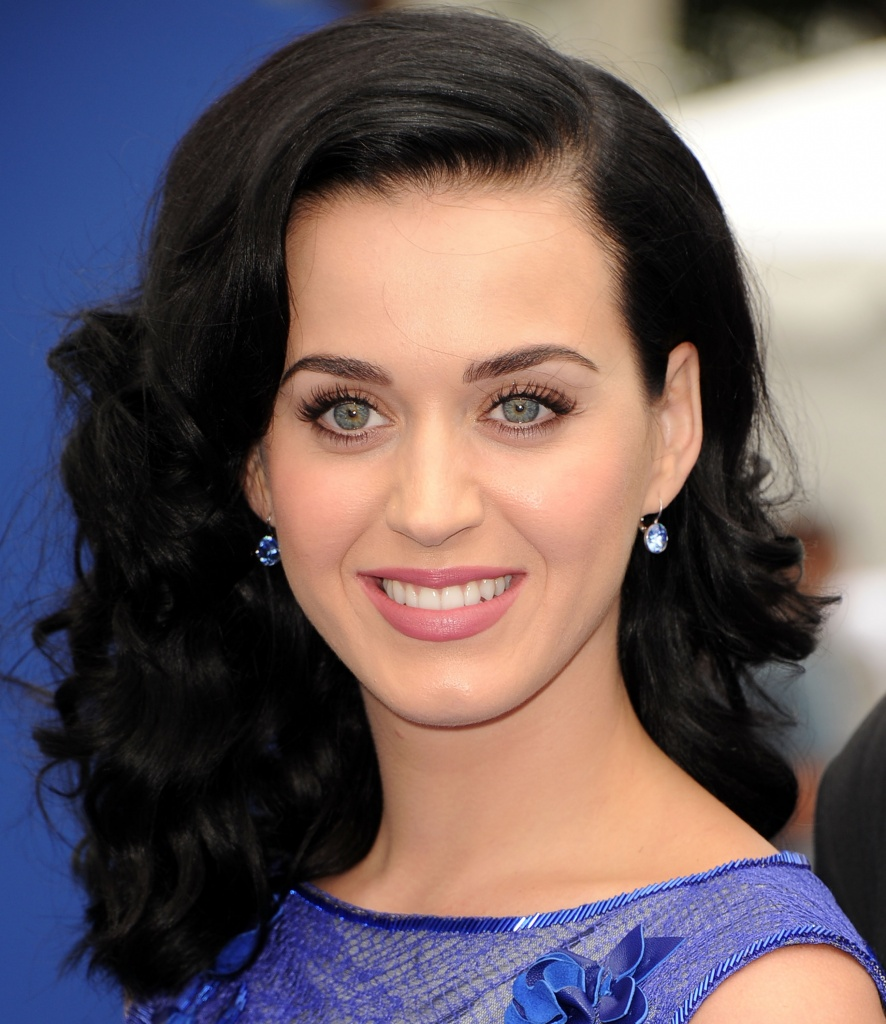
#> input picture faces_to_compare/katy_perry.jpg, 886 x 1024 px; its folder holds only this picture in this run
$ jupyter execute --allow-errors Face_Comparison.ipynb   (shell and % lines are left out)
#> lines starting #> are read from the running program, lines starting #| are printed output that depends on the picture; long printed decimals are rounded
[cell 1]
#!pip install -q opencv-python #this module to use as computer vision
#!pip install -q pillow        # To manipulate pictures
#!pip install -q keras         # we use Keras as NN to make photo comparisons
#!pip install -q keras_vggface # Pre-trainned model VGGFace containing around 147M parameters
#!pip install -q scipy         # we will use it to calculate distance between resulted vectors

[cell 2]
#!pip install -q plaidml
#PlaidML is a modules used as Backend for Keras it enables processing at your GPU
#Once installed dont forget to  run plaidml-setup  from command promt and follow steps to enable GPU backend
#You can skip this step and use CPU

[cell 3]
#importing all modules we will need
import cv2
import numpy as np
import math
#!------ vvvvvvv comment section delow if you dont used PLAID as backend or if you use TensorFlow
import os
os.environ["KERAS_BACKEND"] = "plaidml.keras.backend"
#!------^^^^^^^^^^
from PIL import Image
import matplotlib.pyplot as plt
from matplotlib.patches import Rectangle

from keras_vggface.utils import preprocess_input
from keras_vggface.vggface import VGGFace
from scipy.spatial.distance import cosine

[cell 4]
path = 'faces_to_compare' #folder with photos for comparison

# we will use Cascade classifier from OpenCV to detect face and eyes.
faceCascade = cv2.CascadeClassifier('haar_cascade.xml')
eyeCascade = cv2.CascadeClassifier('haarcascade_eye.xml')

[cell 5]
myList = os.listdir(path)
images = []
names = []
for cl in myList:
    if os.path.splitext(cl)[1].lower() == '.jpg':
        #print(os.path.splitext(cl)[0])
        curImg = cv2.imread(f'{path}/{cl}')
#> curImg is the input picture: shape (1024, 886, 3); mean B, G, R 95.9, 92.1, 106.4
        images.append(curImg)
        names.append(os.path.splitext(cl)[0])

[cell 6]
def show_photos(photo_list):
    plt.figure(figsize=(12,4))
    ax = plt.gca()
    for idx, img in enumerate(photo_list):
        ax = plt.subplot(1, len(photo_list), idx +1)
        ax.imshow(images[idx])
        ax.set_title(names[idx])
#> this loop made 1 pass
    plt.show()

def area(loc):
    return loc[2]*loc[3]

def euclidean_distance(a, b):
    x1 = a[0]; y1 = a[1]
    x2 = b[0]; y2 = b[1]
    return math.sqrt(((x2 - x1) * (x2 - x1)) + ((y2 - y1) * (y2 - y1)))

Let's see photos we are going to compare. We have example where the same person has different look such as  hear color and length and also heavy makeup. And another person to compare the difference.

[cell 7]
show_photos(images)

### Face aligment

This step is not nessesary as the VGGFace model was trained on diffrenet head tilt and rotation soit should be able to spot the features. But for the sake of fun lets recall school geomentry.

[cell 8]
for idx, img in enumerate(images):
    gray = cv2.cvtColor(img, cv2.COLOR_BGR2GRAY)
    gray = cv2.blur(gray, (2,2))
    ax = plt.subplot(1, len(images), idx +1)
    # To use cascade method we need to covert in gray scale
    eyes = eyeCascade.detectMultiScale(gray, 1.5, 5)
    eyes = sorted(eyes, key=lambda x: x[2], reverse=True)[:2] # sort by width and take two widest
    #print(eyes)
    index = 0

    # eyes location given as coordinates of topleft corner and  width and height of the box
    for (x, y, w, h) in eyes:
       if index == 0:
          eye_1 = (x, y, w, h)
       elif index == 1:
          eye_2 = (x, y, w, h)
       eye_box = Rectangle((x, y), w, h, fill=False, color='green')
       ax.add_patch(eye_box)
       index = index + 1

    ax.imshow(images[idx])

    #we need to identify which eye is left/right so we know in which direction we need to rotate
    if eye_1[0] <= eye_2[0]:
       left_eye = eye_1
       right_eye = eye_2
    else:
       left_eye = eye_2
       right_eye = eye_1

    left_eye_center = (int(left_eye[0] + (left_eye[2] / 2)), int(left_eye[1] + (left_eye[3] / 2)))
    left_eye_x = left_eye_center[0]; left_eye_y = left_eye_center[1]

    right_eye_center = (int(right_eye[0] + (right_eye[2]/2)), int(right_eye[1] + (right_eye[3]/2)))
    right_eye_x = right_eye_center[0]; right_eye_y = right_eye_center[1]

    if left_eye_y < right_eye_y:
       point_3rd = (right_eye_x, left_eye_y)
       direction = -1 #rotate same direction to clock
    else:
       point_3rd = (left_eye_x, right_eye_y)
       direction = 1 #rotate inverse direction of clock

    a = euclidean_distance(left_eye_center, point_3rd)
    b = euclidean_distance(right_eye_center, left_eye_center)
    c = euclidean_distance(right_eye_center, point_3rd)

    cos_a = (b*b + c*c - a*a)/(2*b*c)
    angle = np.arccos(cos_a) # here we have radians
    #need to convert to degree
    angle = (angle * 180) / math.pi
    print("angle:", angle,"degree")

    if direction == -1:
        angle = 90 - angle
    else:
        angle *= -1


    new_img = Image.fromarray(img)
    images[idx] = np.array(new_img.rotate(angle))
#> this loop made 1 pass
#> (eyes, left_eye_x, left_eye_y, right_eye_x, right_eye_y, direction) on pass 1: ([[450, 325, 152, 152], [272, 333, 152, 152]], 348, 409, 526, 401, 1)
#| angle: 2.573 degree
#> pass 1, `gray = cv2.cvtColor(img, cv2.COLOR_BGR2GRAY)`:
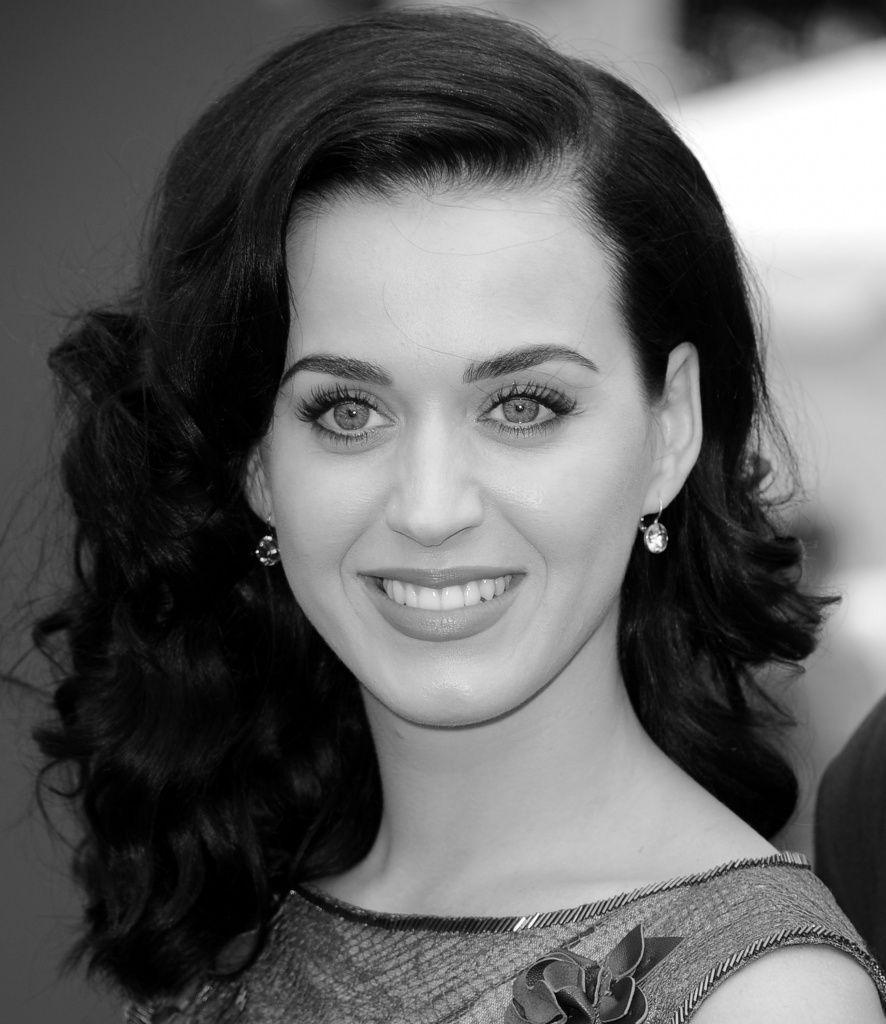
#> gray: shape (1024, 886); min 0, max 255, mean 96.8
#> after the loop, images = 1 item

show_photos(images)
#> the loop in show_photos (call 2), `for idx, img in enumerate(photo_list):` made 1 pass
#> in show_photos (call 2), `plt.show()`:
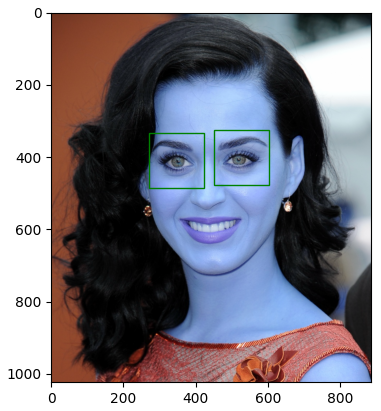
#> figure drawn by matplotlib, 1 panel; B, G, R data is drawn as R, G, B
#> in show_photos (call 2), `plt.show()`:
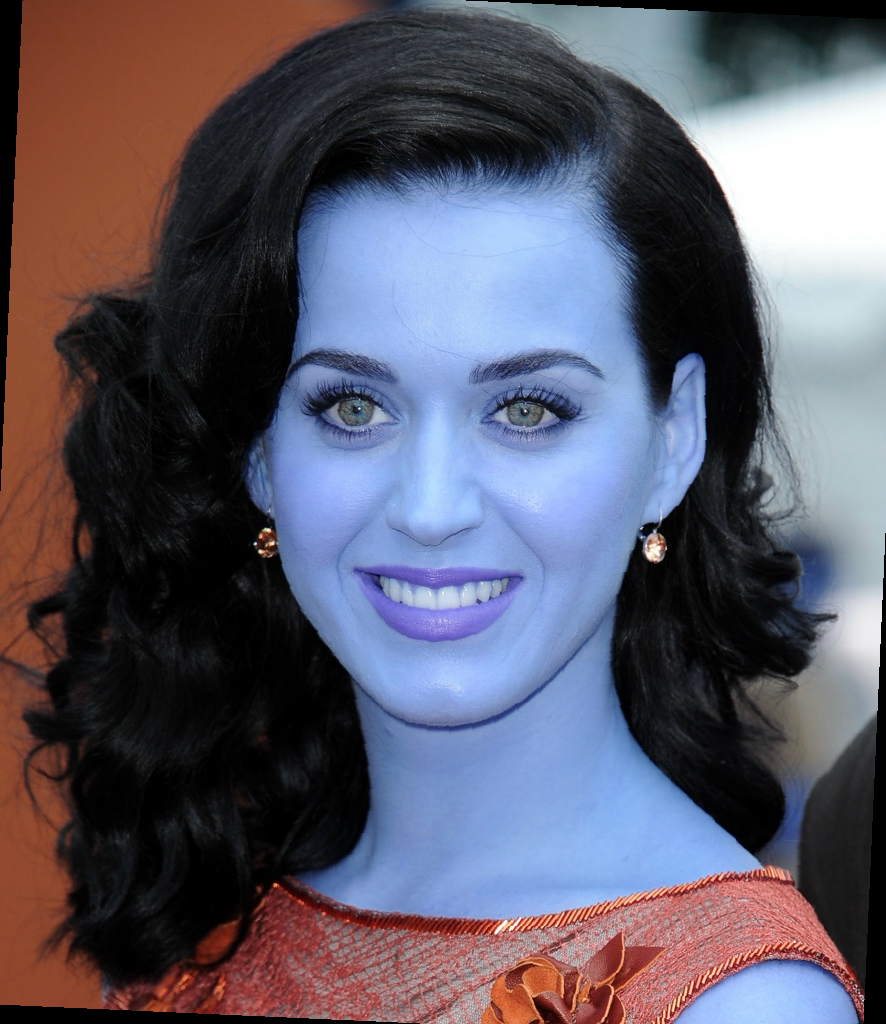
#> shown: shape (1024, 886, 3); mean R, G, B 92.5, 89.5, 103.8

Now we have all faces upright. We can rpoceed with face detection and extraction.

### Face detection and extraction

To detect face on the photo we will use same Cascade method. There are other methods to detect the face e.g MTCNN. Buth performace is way poor and wont serve for realtime face detection. At least on my MacBook Pro 2012 year :)

[cell 9]
grays =[]
facesLoc=[]
for img in images:
    gray = cv2.cvtColor(img, cv2.COLOR_BGR2GRAY)
    grays.append(gray)
    facesLoc.append(faceCascade.detectMultiScale(gray, scaleFactor=1.1, minNeighbors=5, minSize=(30, 30),))
#> this loop made 1 pass
#> pass 1, `gray = cv2.cvtColor(img, cv2.COLOR_BGR2GRAY)`:
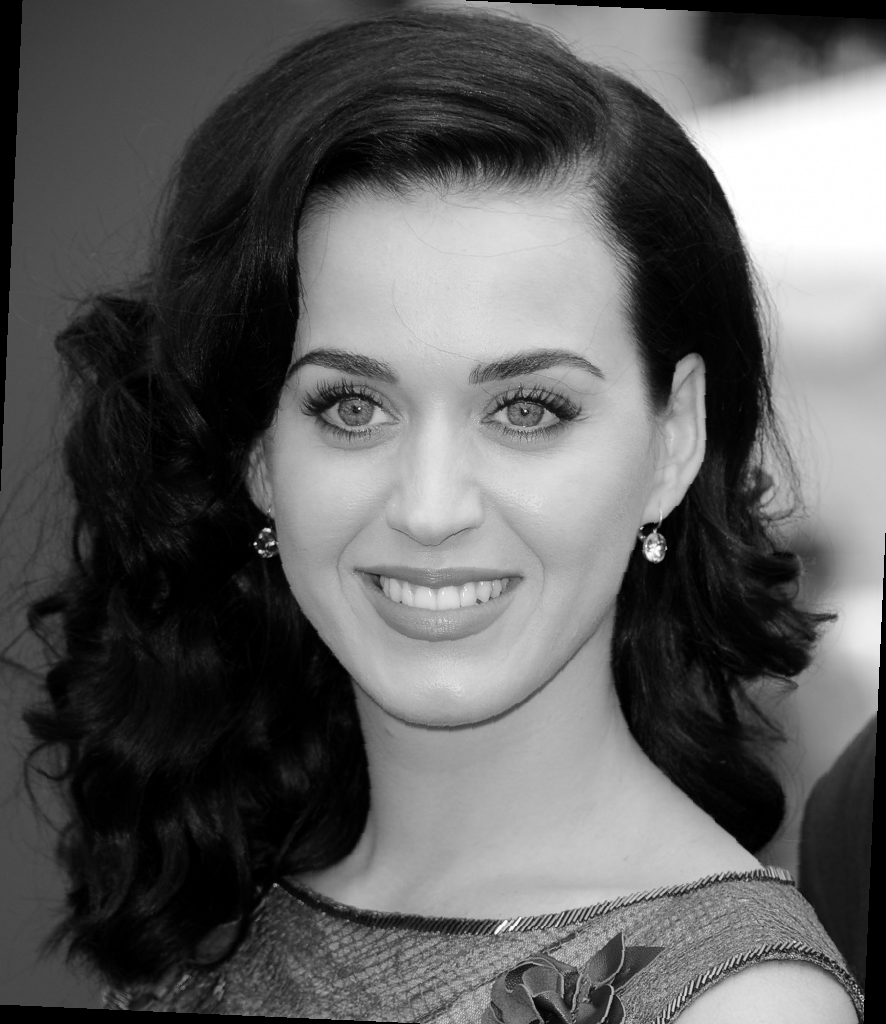
#> gray: shape (1024, 886); min 0, max 255, mean 94.1
#> after the loop, facesLoc = [[[204, 220, 476, 476]]]; grays = 1 item

[cell 10]
def highlight_faces(image, faces_box):
    plt.imshow(image)

    ax = plt.gca()

    # for each face, draw a rectangle based on coordinates
    for face in faces_box:
        #print(face)
        x, y, width, height = face
        face_border = Rectangle((x, y), width, height,
                          fill=False, color='red')
        ax.add_patch(face_border)
    plt.show()

Faces detected so we can match areas on photos now

[cell 11]
for img, loc in zip(images, facesLoc):
    highlight_faces(img, loc)
#> this loop made 1 pass
#> pass 1, in highlight_faces, `plt.show()`:
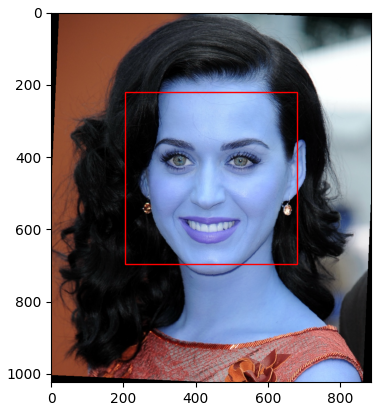
#> figure drawn by matplotlib, 1 panel

Here we prepare the fucntion to detect and extract faces. The extracted faces will be already prepared for the required size for the model.

[cell 12]
def face_detection(img):
    facesLoc=[]
    gray = cv2.cvtColor(img, cv2.COLOR_BGR2GRAY)
    facesLoc.append(faceCascade.detectMultiScale(gray, scaleFactor=1.1, minNeighbors=5, minSize=(30, 30),))
    return facesLoc

def extract_face_from_image(images, required_size=(224, 224)):
#> called with required_size = (224, 224)
    face_images = []

    for img in images:
        faces = face_detection(img)
        highlight_faces(img, faces[0])
        for face in faces:
            # extract the bounding box from the requested face
            x1, y1, width, height = face[0]
            x2, y2 = x1 + width, y1 + height
            #print(x1, y1, x2, y2)
            # extract the face
            face_boundary = img[y1:y2, x1:x2]

            # resize pixels to the model size
            face_image = Image.fromarray(face_boundary)
            face_image = face_image.resize(required_size)
            face_array = np.asarray(face_image)
            #face_array = face_array / 255
            face_images.append(face_array)
#> this loop made 1 pass
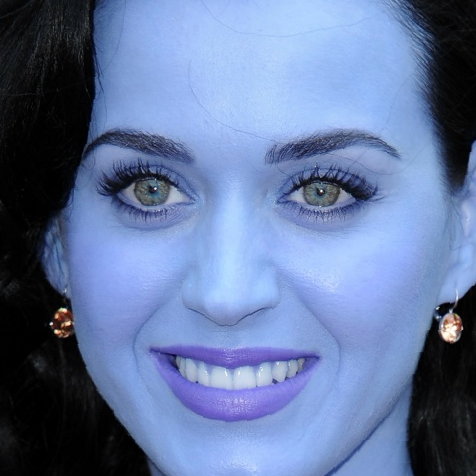
#> face_boundary: shape (476, 476, 3); mean R, G, B 99.5, 118.8, 159.4
#> after the loop, face_images = 1 item
    return face_images

[cell 13]
extracted_faces = extract_face_from_image(images)
#> extracted_faces = 1 item

New we have only extracted faces which we will use for comparison

[cell 14]
for idx, img in enumerate(extracted_faces):
    ax = plt.subplot(1, len(extracted_faces), idx +1)
    ax.imshow(extracted_faces[idx])
plt.show()

$ run again, on faces_to_compare/katy_perry_short_hair.jpg
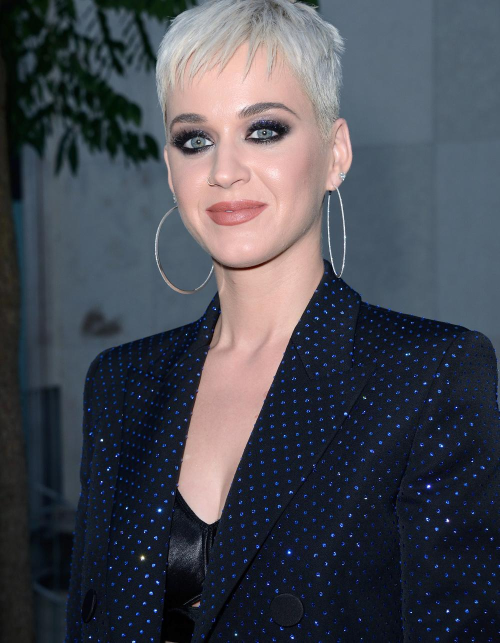
#> input picture faces_to_compare/katy_perry_short_hair.jpg, 999 x 1285 px (shown at 1/2 size)
#> curImg is the input picture: shape (1285, 999, 3); mean B, G, R 81.6, 72.7, 70.1
#> the loop in show_photos, `for idx, img in enumerate(photo_list):` made 1 pass
#> the loop `for idx, img in enumerate(images):` made 1 pass
#> (eyes, left_eye_x, left_eye_y, right_eye_x, right_eye_y, direction) on pass 1: ([[481, 209, 101, 101], [333, 232, 101, 101]], 383, 282, 531, 259, 1)
#> (printed output is left out)
#> after the loop `for idx, img in enumerate(images):`: images = 1 item
#> the loop in show_photos (call 2), `for idx, img in enumerate(photo_list):` made 1 pass
#> the loop `for img in images:` made 1 pass
#> after the loop `for img in images:`: facesLoc = [[[294, 110, 433, 433]]]; grays = 1 item
#> the loop `for img, loc in zip(images, facesLoc):` made 1 pass
#> pass 1, in highlight_faces, `plt.show()`:
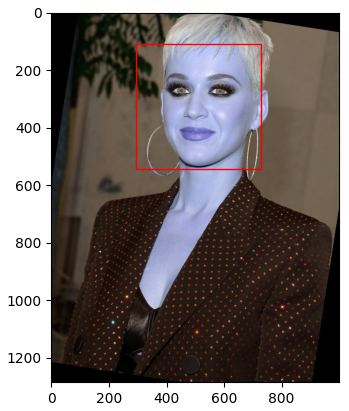
#> figure drawn by matplotlib, 1 panel
#> the loop in extract_face_from_image, `for img in images:` made 1 pass
#> after the loop in extract_face_from_image, `for img in images:`:
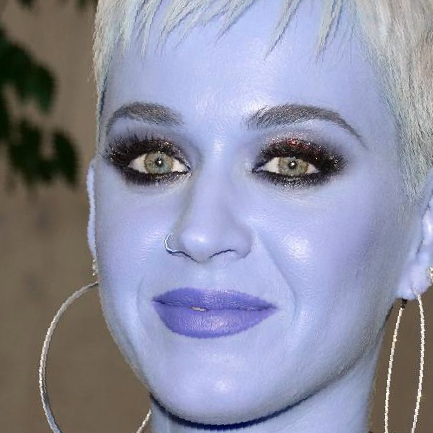
#> face_boundary: shape (433, 433, 3); mean R, G, B 140.2, 141.6, 161.1
#> the loop `for idx, img in enumerate(extracted_faces):` made 1 pass

$ run again, on faces_to_compare/scarlet_johanson.jpg
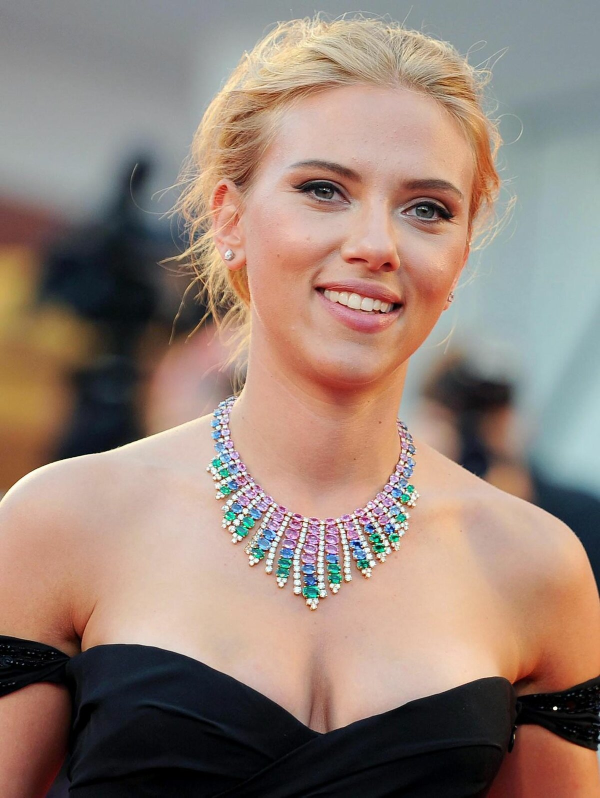
#> input picture faces_to_compare/scarlet_johanson.jpg, 1200 x 1595 px (shown at 1/2 size)
#> curImg is the input picture: shape (1595, 1200, 3); mean B, G, R 118.9, 130, 150.4
#> the loop in show_photos, `for idx, img in enumerate(photo_list):` made 1 pass
#> the loop `for idx, img in enumerate(images):` made 1 pass
#> (left_eye, right_eye, left_eye_x, left_eye_y, right_eye_x, right_eye_y, direction) on pass 1: ((568, 309, 152, 152), (772, 338, 152, 152), 644, 385, 848, 414, -1)
#> (printed output is left out)
#> after the loop `for idx, img in enumerate(images):`: images = 1 item
#> the loop in show_photos (call 2), `for idx, img in enumerate(photo_list):` made 1 pass
#> the loop `for img in images:` made 1 pass
#> after the loop `for img in images:`: facesLoc = [[[420, 168, 541, 541]]]; grays = 1 item
#> the loop `for img, loc in zip(images, facesLoc):` made 1 pass
#> pass 1, in highlight_faces, `plt.show()`:
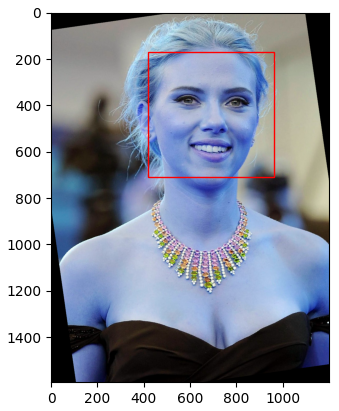
#> figure drawn by matplotlib, 1 panel
#> the loop in extract_face_from_image, `for img in images:` made 1 pass
#> after the loop in extract_face_from_image, `for img in images:`:
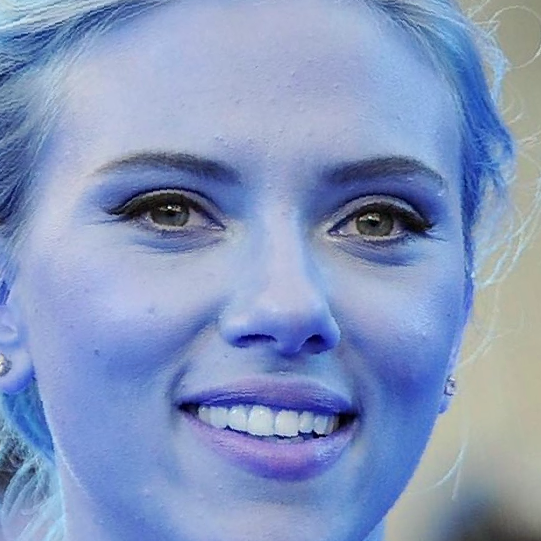
#> face_boundary: shape (541, 541, 3); mean R, G, B 132.9, 151.2, 191.3
#> the loop `for idx, img in enumerate(extracted_faces):` made 1 pass
